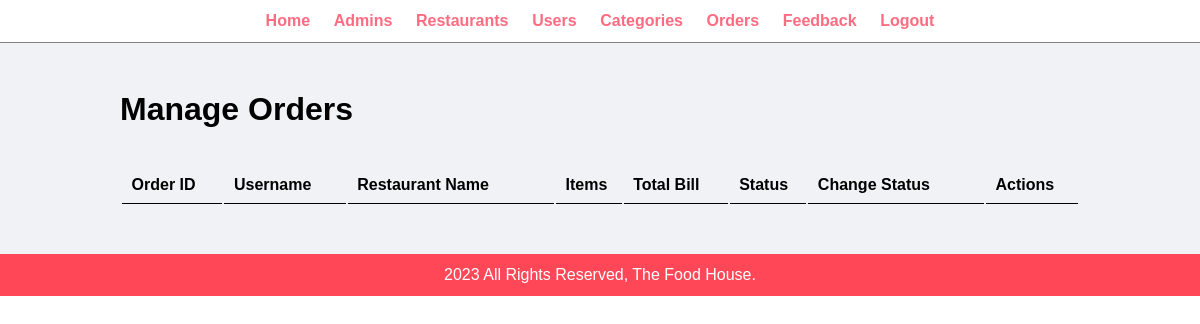
/admin/manage-orders.php (signed in), run on an earlier commit of the app's database.
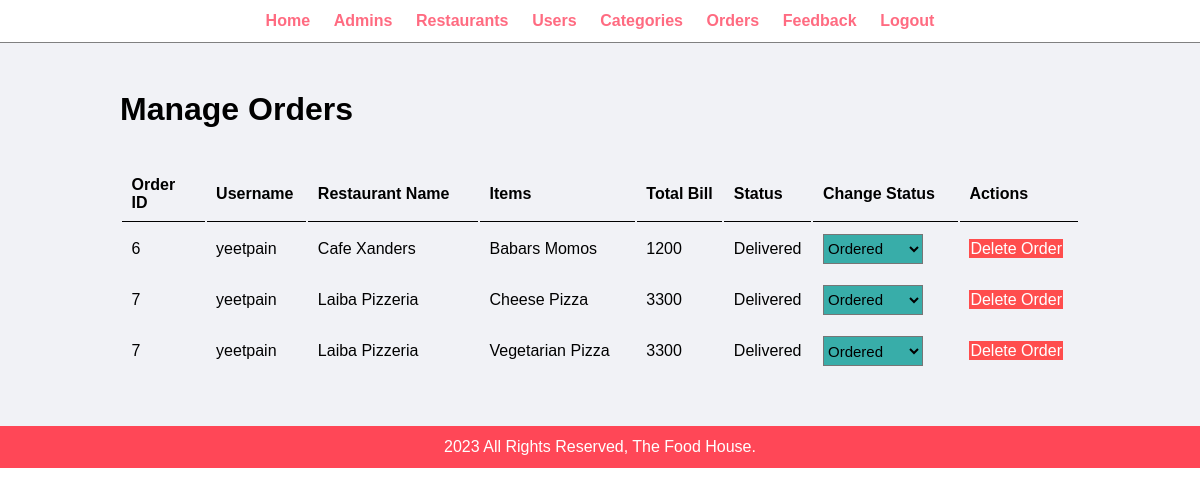
And on a later commit of the database.
### tables this page shows
CREATE TABLE `tbl_orders` (
  `order_id` int(10) UNSIGNED NOT NULL,
  `user_id` int(10) UNSIGNED NOT NULL,
  `restaurant_id` int(10) UNSIGNED NOT NULL,
  `date` date NOT NULL,
  `address` varchar(255) NOT NULL,
  `payment` varchar(255) NOT NULL,
  `status` varchar(20) NOT NULL
);

CREATE TABLE `tbl_users` (
  `user_id` int(10) UNSIGNED NOT NULL,
  `F_Name` varchar(100) NOT NULL,
  `L_Name` varchar(100) NOT NULL,
  `username` varchar(100) NOT NULL,
  `email` varchar(255) NOT NULL,
  `password` varchar(255) NOT NULL,
  `phone_no` varchar(255) NOT NULL,
  `address` varchar(255) NOT NULL
);

CREATE TABLE `tbl_restaurants` (
  `ID` int(10) UNSIGNED NOT NULL,
  `Name` varchar(100) NOT NULL,
  `Description` text NOT NULL,
  `Address` varchar(255) NOT NULL,
  `username` varchar(100) NOT NULL,
  `password` varchar(255) NOT NULL,
  `image_name` varchar(255) DEFAULT NULL
);

CREATE TABLE `tbl_food` (
  `id` int(10) UNSIGNED NOT NULL,
  `title` varchar(100) NOT NULL,
  `description` text NOT NULL,
  `price` decimal(10,0) NOT NULL,
  `image_name` varchar(255) NOT NULL,
  `cat_id` int(10) UNSIGNED NOT NULL,
  `featured` varchar(10) NOT NULL,
  `active` varchar(10) NOT NULL,
  `res_id` int(10) UNSIGNED NOT NULL
);

CREATE TABLE `tbl_transactions` (
  `tr_id` int(10) UNSIGNED NOT NULL,
  `order_id` int(10) UNSIGNED NOT NULL,
  `amount` float UNSIGNED NOT NULL,
  `tr_date` date NOT NULL,
  `method` varchar(20) NOT NULL,
  `status` varchar(10) NOT NULL
);

### admin/manage-orders.php (the view, shortened to what this page needs)
<?php include('partials/menu.php') ?>
<div class="main-content">
    <div class="wrapper">
        <h1>Manage Orders</h1>
        <br>
        <br>
        <table class="tbl-full">
            <tr>
                <th>Order ID</th>
                <th>Username</th>
                <th>Restaurant Name</th>
                <th>Items</th>
                <th>Total Bill</th>
                <th>Status</th>
                <th>Change Status</th>
                <th>Actions</th>
            </tr>
            <?php
            $sql = "SELECT o.order_id, r.Name as restaurant_name, f.title as item_name, od.quantity, f.price, o.status, u.username as username, tr.amount
                    FROM tbl_orders o
                    INNER JOIN tbl_order_details od ON o.order_id = od.order_id
                    INNER JOIN tbl_food f ON od.item_id = f.id
                    INNER JOIN tbl_restaurants r ON o.restaurant_id = r.ID
                    INNER JOIN tbl_users u ON o.user_id = u.user_id
                    INNER JOIN tbl_transactions tr ON o.order_id = tr.order_id";
            $result = mysqli_query($conn, $sql);
            if ($result) {
                while ($row = mysqli_fetch_assoc($result)) {
                    $order_id = $row['order_id'];
                    $restaurant_name = $row['restaurant_name'];
                    $item_title = $row['item_name'];
                    $status = $row['status'];
                    $usrname = $row['username'];
                    $total = $row['amount'];
                    ?>
                    <tr>
                        <td>
                            <?php echo $order_id ?>
                        </td>
                        <td>
                            <?php echo $usrname ?>
                        </td>
                        <td>
                            <?php echo $restaurant_name ?>
                        </td>
                        <td>
                            <?php echo $item_title ?>
                        </td>
                        <td>
                            <?php echo $total ?>
                        </td>
                        <td>
                            <?php echo $status ?>
                        </td>
                        <td>
                            <form action="" method="POST" id="statusForm_<?php echo $order_id; ?>">
                                <select name="status" id="status" onchange="document.getElementById('statusForm_<?php echo $order_id; ?>').submit()" style="width: 100px; height: 30;background-color: #38ada9;font-size: 15;">
                                    <option value="Ordered">Ordered</option>
                                </select>
                            </form>
                        </td>
                        <td><a href="delete-order.php?id=<?php echo $order_id; ?>" class="btn-danger">Delete Order</a></td>
                    </tr>
                    <?php
                }
            } else {
                echo "Error: " . mysqli_error($conn);
            }
            ?>
        </table>
    </div>
</div>
<?php include('partials/footer.php') ?>

What changed in the data, as far as the page shows it:
added tbl_orders: order_id "6", user.username "yeetpain", restaurant.Name "Cafe Xanders", tbl_food.title "Babars Momos", tbl_transactions.amount "1200", status "Delivered", status "Ordered"
added tbl_orders: order_id "7", user.username "yeetpain", restaurant.Name "Laiba Pizzeria", tbl_food.title "Cheese Pizza", tbl_transactions.amount "3300", status "Delivered", status "Ordered", tbl_food.title "Vegetarian Pizza"
